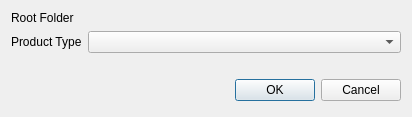
<?xml version="1.0" encoding="UTF-8"?>
<ui version="4.0">
 <class>Dialog</class>
 <widget class="QDialog" name="Dialog">
  <property name="geometry">
   <rect>
    <x>0</x>
    <y>0</y>
    <width>412</width>
    <height>117</height>
   </rect>
  </property>
  <property name="windowTitle">
   <string>Import FORCE Product</string>
  </property>
  <property name="windowIcon">
   <iconset resource="eotsv_resources.qrc">
    <normaloff>:/eotimeseriesviewer/icons/icon.svg</normaloff>:/eotimeseriesviewer/icons/icon.svg</iconset>
  </property>
  <layout class="QFormLayout" name="formLayout">
   <item row="0" column="0">
    <widget class="QLabel" name="label">
     <property name="text">
      <string>Root Folder</string>
     </property>
    </widget>
   </item>
   <item row="0" column="1">
    <widget class="QgsFileWidget" name="fileWidget">
     <property name="toolTip">
      <string>Root Folder with FORCE datasets. Will be searched recursively for data of the specified product type.</string>
     </property>
     <property name="dialogTitle">
      <string>Import FORCE product</string>
     </property>
     <property name="storageMode">
      <enum>QgsFileWidget::GetDirectory</enum>
     </property>
    </widget>
   </item>
   <item row="1" column="0">
    <widget class="QLabel" name="label_2">
     <property name="text">
      <string>Product Type</string>
     </property>
    </widget>
   </item>
   <item row="1" column="1">
    <widget class="QComboBox" name="cbProductType">
     <property name="toolTip">
      <string>The type of FORCE product to be loaded.</string>
     </property>
    </widget>
   </item>
   <item row="4" column="0" colspan="2">
    <widget class="QDialogButtonBox" name="buttonBox">
     <property name="orientation">
      <enum>Qt::Horizontal</enum>
     </property>
     <property name="standardButtons">
      <set>QDialogButtonBox::Cancel|QDialogButtonBox::Ok</set>
     </property>
    </widget>
   </item>
   <item row="3" column="0" colspan="2">
    <widget class="QLabel" name="labelInfos">
     <property name="text">
      <string/>
     </property>
     <property name="textFormat">
      <enum>Qt::MarkdownText</enum>
     </property>
     <property name="alignment">
      <set>Qt::AlignCenter</set>
     </property>
    </widget>
   </item>
  </layout>
 </widget>
 <customwidgets>
  <customwidget>
   <class>QgsFileWidget</class>
   <extends>QWidget</extends>
   <header>qgsfilewidget.h</header>
  </customwidget>
 </customwidgets>
 <resources>
  <include location="eotsv_resources.qrc"/>
 </resources>
 <connections>
  <connection>
   <sender>buttonBox</sender>
   <signal>accepted()</signal>
   <receiver>Dialog</receiver>
   <slot>accept()</slot>
   <hints>
    <hint type="sourcelabel">
     <x>248</x>
     <y>254</y>
    </hint>
    <hint type="destinationlabel">
     <x>157</x>
     <y>274</y>
    </hint>
   </hints>
  </connection>
  <connection>
   <sender>buttonBox</sender>
   <signal>rejected()</signal>
   <receiver>Dialog</receiver>
   <slot>reject()</slot>
   <hints>
    <hint type="sourcelabel">
     <x>316</x>
     <y>260</y>
    </hint>
    <hint type="destinationlabel">
     <x>286</x>
     <y>274</y>
    </hint>
   </hints>
  </connection>
 </connections>
</ui>
